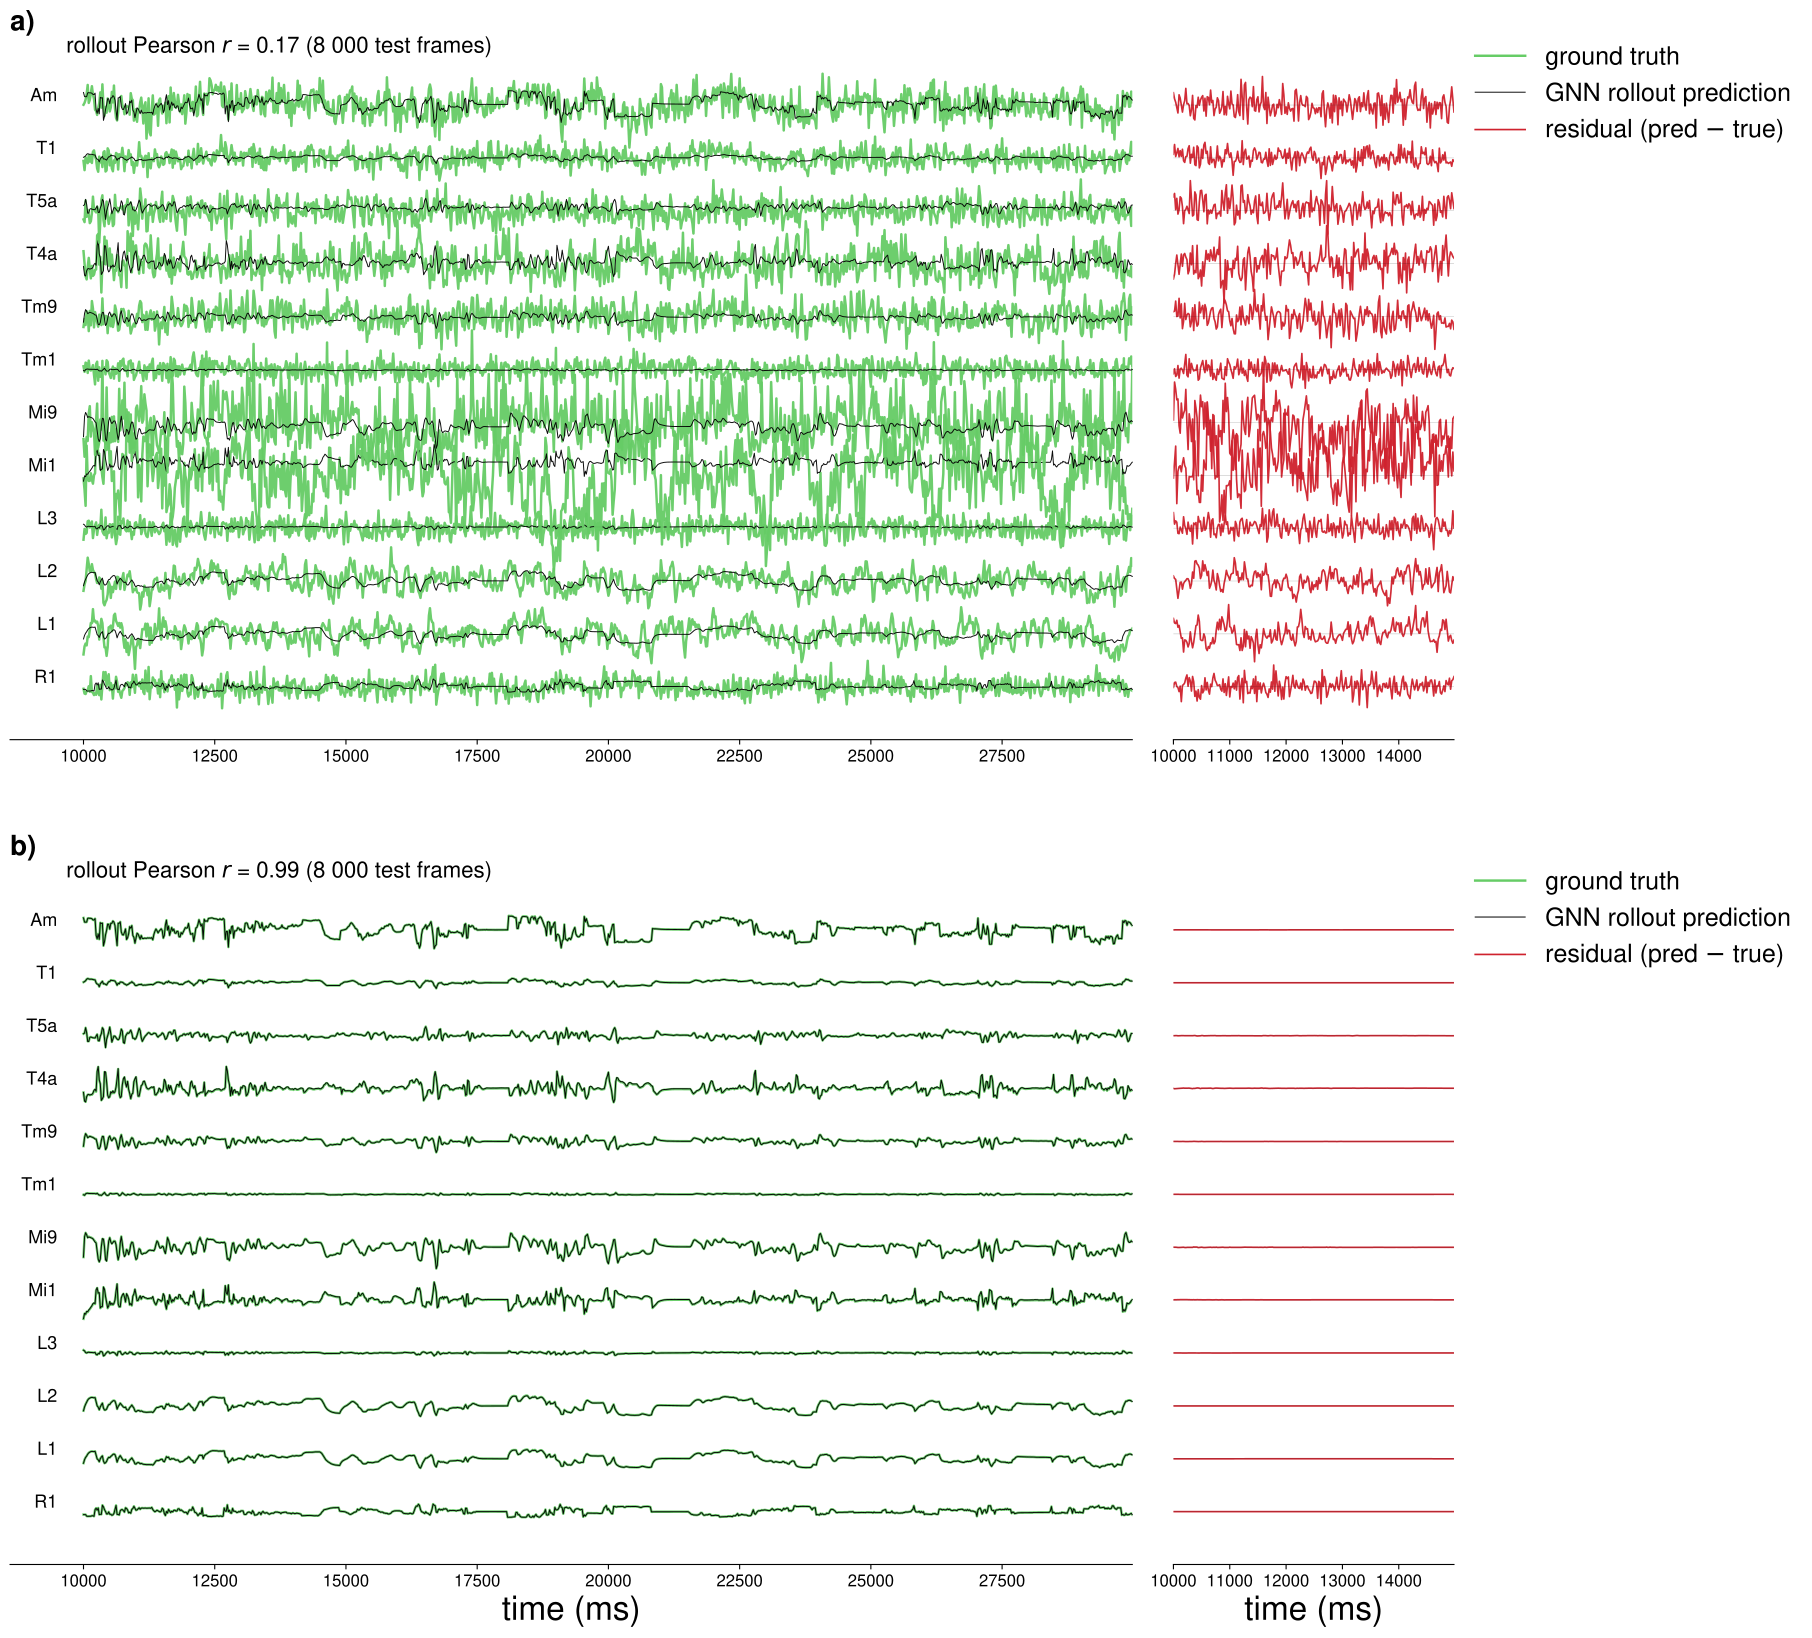

This figure's Python source:
"""
Figure: flyvis_noise_05_winner rollout on YouTube-VOS (cv00) — noisy vs noise-free.

Two stacked panels (12 representative cell types, 1 000 frames each):
  a) model rollout vs YouTube-VOS test data with σ = 0.5 process noise
     (noisy cv00: same stimulus + seed as train, simulation.noisy_test_data=true)
  b) model rollout vs noise-free twin of the same stimulus
     (same YouTube-VOS videos + seed 42, noise_model_level=0)

End-to-end pipeline (each step cached by file existence, no manual commands):
  1. Clone winner.yaml -> {cv00,cv00_nf}.yaml (noisy + noise-free variants)
  2. python GNN_Main.py -o generate <cfg>            — regenerate ODE
  3. python GNN_Main.py -o test <model> best <cfg>   — cross-dataset rollout
  4. Plot both panels.

Usage
-----
    conda run -n neural-graph-linux python figures/fig_davis_youtube_rollout_noise_05.py

Output
------
    figures/fig_davis_youtube_rollout_noise_05.{png,pdf,jpg}
"""

import os
import shutil
import subprocess
import sys

import matplotlib
matplotlib.use('Agg')
import matplotlib.gridspec as mgs
import matplotlib.pyplot as plt
import numpy as np
import yaml
from matplotlib.lines import Line2D


# ── identifiers ──────────────────────────────────────────────────────────────
REPO_ROOT   = '/workspace/connectome-gnn'
DATA_ROOT   = '/groups/saalfeld/home/allierc/GraphData'
YT_VOS_ROOT = '/groups/saalfeld/home/kumarv4/web_datasets/YouTube-VOS'

MODEL_NAME  = 'flyvis_noise_05_winner'               # model log dir name
CV00_DS     = 'flyvis_noise_05_winner_cv00'          # noisy-test variant (σ=0.5)
NF_TWIN     = 'flyvis_noise_05_winner_cv00_nf'       # noise-free twin

CFG_DIR     = f'{REPO_ROOT}/config/fly'
WINNER_YAML = f'{CFG_DIR}/{MODEL_NAME}.yaml'
CV00_YAML   = f'{CFG_DIR}/{CV00_DS}.yaml'
NF_YAML     = f'{CFG_DIR}/{NF_TWIN}.yaml'

LOG_DIR     = f'{DATA_ROOT}/log/fly/{MODEL_NAME}'
RESULTS     = f'{LOG_DIR}/results'
CV00_DATA   = f'{DATA_ROOT}/graphs_data/fly/{CV00_DS}'
TWIN_DATA   = f'{DATA_ROOT}/graphs_data/fly/{NF_TWIN}'

TOP_BUNDLE  = f'{RESULTS}/rollout_bundle_on_{CV00_DS.replace("flyvis_", "")}.npz'
TOP_LOG     = f'{LOG_DIR}/results_rollout_on_{CV00_DS.replace("flyvis_", "")}.log'
BOT_BUNDLE  = f'{RESULTS}/rollout_bundle_on_{NF_TWIN.replace("flyvis_", "")}.npz'
BOT_LOG     = f'{LOG_DIR}/results_rollout_on_{NF_TWIN.replace("flyvis_", "")}.log'


# ── trace window / selection / style (matches fig_davis_youtube_rollout_noise_free.py) ──
TRACE_START    = 500
TRACE_END      = 1500
SELECTED_TYPES = [23, 5, 6, 7, 12, 22, 43, 55, 35, 39, 31, 0]

COLOR_GT   = '#66cc66'
COLOR_PRED = 'black'
COLOR_RES  = '#cf222e'
LW_GT, LW_PRED, RES_LW = 1.8, 0.7, 1.2
DT_MS = 20.0

plt.rcParams.update({
    'font.family':     'sans-serif',
    'font.sans-serif': ['Nimbus Sans', 'Arial', 'Helvetica', 'DejaVu Sans'],
    'text.usetex':     False,
    'mathtext.fontset': 'dejavusans',
})
_S = 0.52
FS_LABEL  = int(48 * _S)
FS_TICK   = int(24 * _S)
FS_ANNOT  = int(32 * _S)
FS_LEGEND = int(28 * _S)
FS_TYPE   = int(26 * _S)
PANEL_LBL = 20


# ---------------------------------------------------------------------------
# Subprocess helper
# ---------------------------------------------------------------------------
def _run(*args, tag):
    print(f'{tag} python GNN_Main.py {" ".join(args)}')
    subprocess.check_call(
        ['python', f'{REPO_ROOT}/GNN_Main.py', *args,
         '--output_root', DATA_ROOT],
        cwd=REPO_ROOT,
    )


def _clone_winner(out_yaml, dataset_name, description, overrides):
    with open(WINNER_YAML) as f:
        cfg = yaml.safe_load(f)
    cfg['description'] = description
    cfg['dataset']     = dataset_name
    sim = cfg['simulation']
    sim['datavis_roots']      = [YT_VOS_ROOT]
    sim['skip_short_videos']  = False
    sim['seed']               = 42   # cv00 seed (cv_runner.py uses range(42, 42+N))
    sim.update(overrides)
    with open(out_yaml, 'w') as f:
        yaml.safe_dump(cfg, f, sort_keys=False)


# ---------------------------------------------------------------------------
# Top panel — noisy cv00 (σ=0.5 retained on test via noisy_test_data=True)
# ---------------------------------------------------------------------------
def ensure_cv00_config():
    if os.path.isfile(CV00_YAML):
        print(f'[top 1/3] cv00 config exists: {CV00_YAML}')
        return
    print(f'[top 1/3] cloning {WINNER_YAML} -> {CV00_YAML}')
    _clone_winner(
        CV00_YAML, CV00_DS,
        description=(
            'Noisy cv00 variant of flyvis_noise_05_winner — YouTube-VOS stimulus + '
            'seed 42, noise_model_level=0.5, noisy_test_data=true (so x_list_test '
            'keeps σ=0.5 process noise). Used only as test data for the '
            'noise_05_winner model (figures/fig_davis_youtube_rollout_noise_05.py).'
        ),
        overrides={'noise_model_level': 0.5, 'noisy_test_data': True},
    )


def ensure_cv00_data():
    marker = f'{CV00_DATA}/noisy_test_data.ok'
    if os.path.isfile(marker):
        print(f'[top 2/3] noisy cv00 dataset exists: {CV00_DATA}')
        return
    # Wipe any stale or noise-free partial dataset to avoid the generator's
    # x_list_train existence check short-circuiting the regeneration.
    if os.path.isdir(CV00_DATA):
        print(f'[top 2/3] removing stale cv00 dataset at {CV00_DATA}')
        shutil.rmtree(CV00_DATA)
    print(f'[top 2/3] generating noisy cv00 dataset — tens of minutes (YouTube-VOS re-sim)')
    _run('-o', 'generate', CV00_DS, tag='[top 2/3]')
    if not os.path.isfile(marker):
        sys.exit(f'expected marker missing after generation: {marker}')


def ensure_cv00_rollout():
    dataset_params = f'{CV00_DATA}/ode_params.pt'
    if (os.path.isfile(TOP_BUNDLE) and os.path.isfile(dataset_params)
            and os.path.getmtime(TOP_BUNDLE) > os.path.getmtime(dataset_params)):
        print(f'[top 3/3] cv00 rollout up to date: {TOP_BUNDLE}')
        return
    if os.path.isfile(TOP_BUNDLE):
        print(f'[top 3/3] stale cv00 rollout — removing {TOP_BUNDLE}')
        os.remove(TOP_BUNDLE)
    print(f'[top 3/3] running {MODEL_NAME} rollout on {CV00_DS}')
    _run('-o', 'test', MODEL_NAME, 'best', CV00_DS, tag='[top 3/3]')


# ---------------------------------------------------------------------------
# Bottom panel — noise-free twin (noise_model_level=0)
# ---------------------------------------------------------------------------
def ensure_twin_config():
    if os.path.isfile(NF_YAML):
        print(f'[bot 1/3] twin config exists: {NF_YAML}')
        return
    print(f'[bot 1/3] cloning {WINNER_YAML} -> {NF_YAML}')
    _clone_winner(
        NF_YAML, NF_TWIN,
        description=(
            'Noise-free twin of flyvis_noise_05_winner cv00 — same YouTube-VOS videos + '
            'seed 42, noise_model_level=0. Used only as test data for the noise_05_winner '
            'model (see figures/fig_davis_youtube_rollout_noise_05.py).'
        ),
        overrides={'noise_model_level': 0.0},
    )


def ensure_twin_data():
    if os.path.isfile(f'{TWIN_DATA}/ode_params.pt'):
        print(f'[bot 2/3] twin dataset exists: {TWIN_DATA}')
        return
    print(f'[bot 2/3] generating twin dataset — tens of minutes (YouTube-VOS re-sim)')
    _run('-o', 'generate', NF_TWIN, tag='[bot 2/3]')


def ensure_twin_rollout():
    dataset_params = f'{TWIN_DATA}/ode_params.pt'
    if (os.path.isfile(BOT_BUNDLE) and os.path.isfile(dataset_params)
            and os.path.getmtime(BOT_BUNDLE) > os.path.getmtime(dataset_params)):
        print(f'[bot 3/3] twin rollout up to date: {BOT_BUNDLE}')
        return
    if os.path.isfile(BOT_BUNDLE):
        print(f'[bot 3/3] stale twin rollout — removing {BOT_BUNDLE}')
        os.remove(BOT_BUNDLE)
    print(f'[bot 3/3] running {MODEL_NAME} rollout on {NF_TWIN}')
    _run('-o', 'test', MODEL_NAME, 'best', NF_TWIN, tag='[bot 3/3]')


# ---------------------------------------------------------------------------
# Helpers
# ---------------------------------------------------------------------------
def _parse_pearson(path):
    if not os.path.isfile(path):
        return None
    with open(path) as f:
        for line in f:
            if line.strip().startswith('Pearson r'):
                return float(line.split(':')[1].split('+/-')[0].strip())
    return None


def _slice(arr, neuron_idx):
    return np.asarray(arr[neuron_idx, TRACE_START:TRACE_END], dtype=np.float32)


# ---------------------------------------------------------------------------
# Plot one (traces, residual) row
# ---------------------------------------------------------------------------
def draw_row(fig, gs, row, true_w, pred_w, labels, step_v, time_ms,
             pearson_r, show_xlabel):
    ax     = fig.add_subplot(gs[row, 0])
    ax_res = fig.add_subplot(gs[row, 1], sharey=ax)
    n_traces, n_frames = true_w.shape
    baselines = true_w.mean(axis=1)

    for i in range(n_traces):
        bl = baselines[i]
        ax.plot(time_ms, true_w[i] - bl + i * step_v,
                lw=LW_GT, color=COLOR_GT, alpha=0.95)
        ax.plot(time_ms, pred_w[i] - bl + i * step_v,
                lw=LW_PRED, color=COLOR_PRED, alpha=0.95)

    for i, lbl in enumerate(labels):
        ax.text(time_ms[0] - (time_ms[-1] - time_ms[0]) * 0.025, i * step_v,
                lbl, fontsize=FS_TYPE, va='bottom', ha='right', color='black')

    r_txt = f'{pearson_r:.2f}' if pearson_r is not None else 'n/a'
    ax.text(0.05, 1.00,
            f'rollout Pearson $r$ = {r_txt} (8 000 test frames)',
            transform=ax.transAxes, va='top', ha='left', fontsize=FS_ANNOT)

    ax.set_ylim([-step_v, (n_traces - 1) * step_v + 1.3 * step_v])
    ax.set_yticks([])
    ax.set_xlim([time_ms[0] - (time_ms[-1] - time_ms[0]) * 0.07, time_ms[-1]])
    if show_xlabel:
        ax.set_xlabel('time (ms)', fontsize=FS_LABEL)
        ax_res.set_xlabel('time (ms)', fontsize=FS_LABEL)
    ax.tick_params(axis='x', labelsize=FS_TICK)
    for sp in ('top', 'right', 'left'):
        ax.spines[sp].set_visible(False)

    res_n = min(int(5000.0 / DT_MS), n_frames)
    res_time = time_ms[:res_n]
    residual = pred_w[:, :res_n] - true_w[:, :res_n]
    for i in range(n_traces):
        ax_res.plot(res_time, residual[i] + i * step_v,
                    lw=RES_LW, color=COLOR_RES, alpha=0.95)
        ax_res.axhline(i * step_v, lw=0.3, color='black', alpha=0.3)
    ax_res.set_xlim([res_time[0], res_time[-1]])
    ax_res.set_yticks([])
    ax_res.tick_params(axis='x', labelsize=FS_TICK)
    for sp in ('top', 'right', 'left'):
        ax_res.spines[sp].set_visible(False)

    return ax, ax_res


# ---------------------------------------------------------------------------
# Main
# ---------------------------------------------------------------------------
def main():
    # Top panel — noisy cv00 (regenerates if flag was off previously)
    ensure_cv00_config()
    ensure_cv00_data()
    ensure_cv00_rollout()
    # Bottom panel — noise-free twin
    ensure_twin_config()
    ensure_twin_data()
    ensure_twin_rollout()

    # Load — top panel comes from the existing rollout bundle (noisy σ=0.5)
    if not os.path.isfile(TOP_BUNDLE):
        sys.exit(f'missing top-panel bundle: {TOP_BUNDLE}')
    bundle   = np.load(TOP_BUNDLE, allow_pickle=True)
    true_top = bundle['activity_true']
    pred_top = bundle['activity_pred']
    type_ids   = bundle['type_ids'].astype(int)
    type_names = list(bundle['type_names'])
    index_to_name = {i: type_names[i] for i in range(len(type_names))}
    print(f'loaded top panel: true={true_top.shape} pred={pred_top.shape}')

    # Load — bottom panel from the fresh noise-free rollout
    if not os.path.isfile(BOT_BUNDLE):
        sys.exit(f'missing bot-panel bundle: {BOT_BUNDLE}')
    bundle_bot = np.load(BOT_BUNDLE, allow_pickle=True)
    true_bot = bundle_bot['activity_true']
    pred_bot = bundle_bot['activity_pred']
    print(f'loaded bot panel: true={true_bot.shape} pred={pred_bot.shape}')

    # Pick neurons (one per selected type, using top-panel type_ids)
    neuron_idx, labels = [], []
    for t in SELECTED_TYPES:
        ids = np.where(type_ids == t)[0]
        if len(ids) > 0:
            neuron_idx.append(int(ids[0]))
            labels.append(index_to_name.get(t, f'Type{t}'))

    true_top_w = _slice(true_top, neuron_idx)
    pred_top_w = _slice(pred_top, neuron_idx)
    true_bot_w = _slice(true_bot, neuron_idx)
    pred_bot_w = _slice(pred_bot, neuron_idx)
    n_traces, n_frames = true_top_w.shape
    time_ms = np.arange(n_frames) * DT_MS + TRACE_START * DT_MS

    # Shared vertical step — anchored on the noisier panel so both align
    step_v = max(0.5, 3.0 * float(np.std(true_top_w)))

    r_top = _parse_pearson(TOP_LOG)
    r_bot = _parse_pearson(BOT_LOG)
    print(f'  top panel r = {r_top}')
    print(f'  bot panel r = {r_bot}')

    fig_h = max(6.0, n_traces * 0.5 + 2.0)
    fig = plt.figure(figsize=(18, 2 * fig_h), dpi=300, constrained_layout=True)
    gs = mgs.GridSpec(2, 2, figure=fig, width_ratios=[4, 1],
                      wspace=0.02, hspace=0.12)

    ax_a, ax_a_r = draw_row(fig, gs, 0, true_top_w, pred_top_w, labels, step_v, time_ms,
                            pearson_r=r_top, show_xlabel=False)
    ax_b, ax_b_r = draw_row(fig, gs, 1, true_bot_w, pred_bot_w, labels, step_v, time_ms,
                            pearson_r=r_bot, show_xlabel=True)

    handles = [
        Line2D([0], [0], color=COLOR_GT,   lw=LW_GT,   label='ground truth'),
        Line2D([0], [0], color=COLOR_PRED, lw=LW_PRED, label='GNN rollout prediction'),
        Line2D([0], [0], color=COLOR_RES,  lw=RES_LW,  label='residual (pred $-$ true)'),
    ]
    # Per-row legend anchored to the right of the residual column (vertical
    # stack so it doesn't steal plot width).
    for _ax_res in (ax_a_r, ax_b_r):
        _ax_res.legend(handles=handles, loc='upper left',
                       bbox_to_anchor=(1.04, 1.0), ncol=1, handlelength=2,
                       fontsize=int(1.3 * FS_LEGEND), frameon=False,
                       borderaxespad=0.0)

    # ── panel labels a) / b) — top-left of each outer panel box ──────────────
    fig.canvas.draw()
    renderer = fig.canvas.get_renderer()
    inv = fig.transFigure.inverted()
    for ax_panel, lbl in zip([ax_a, ax_b], ['a)', 'b)']):
        bb = ax_panel.get_tightbbox(renderer)
        x0, y1 = inv.transform((bb.x0, bb.y1))
        fig.text(x0, y1, lbl, fontsize=PANEL_LBL, fontweight='bold',
                 va='bottom', ha='left', color='black', transform=fig.transFigure)

    out_base = os.path.join(os.path.dirname(os.path.abspath(__file__)),
                            'fig_davis_youtube_rollout_noise_05')
    fig.savefig(out_base + '.png', dpi=300, bbox_inches='tight')
    fig.savefig(out_base + '.pdf', bbox_inches='tight')
    fig.savefig(out_base + '.jpg', dpi=300, bbox_inches='tight',
                pil_kwargs={'quality': 95})
    plt.close(fig)
    print(f'Saved: {out_base}.png')
    print(f'Saved: {out_base}.pdf')
    print(f'Saved: {out_base}.jpg')


if __name__ == '__main__':
    main()
